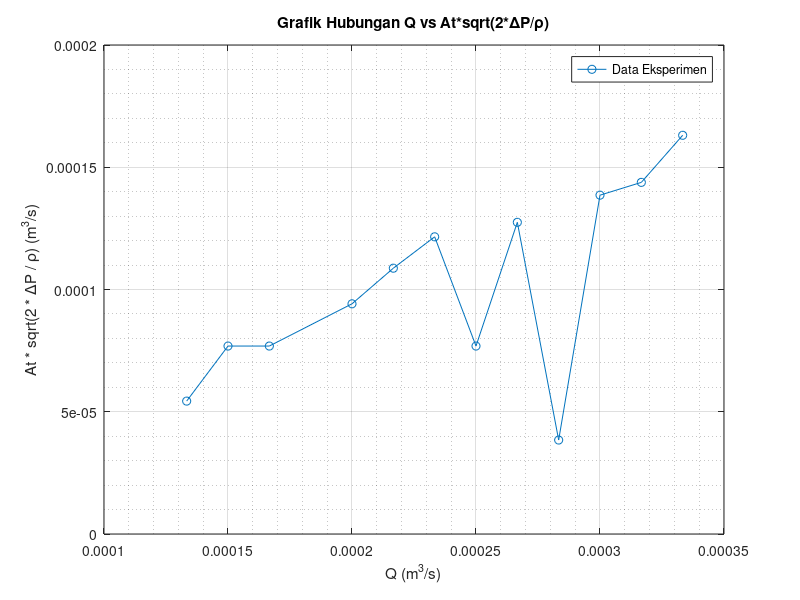
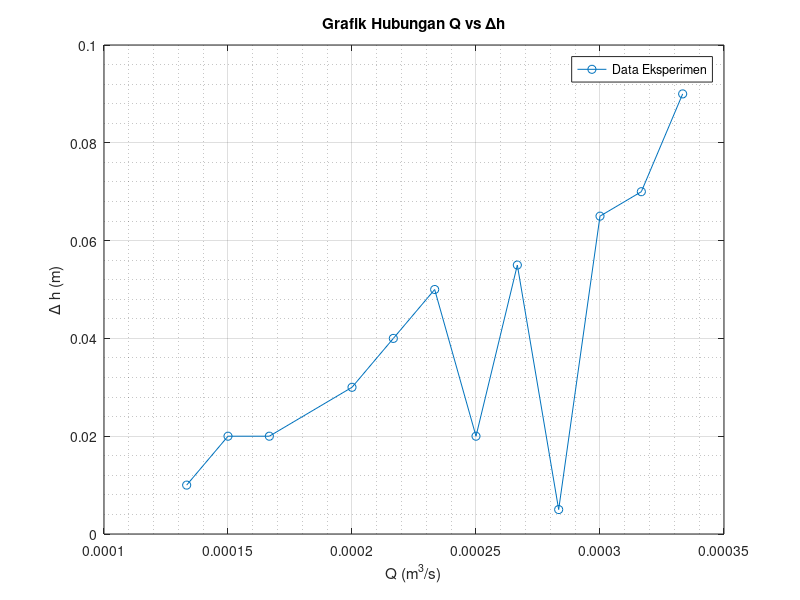
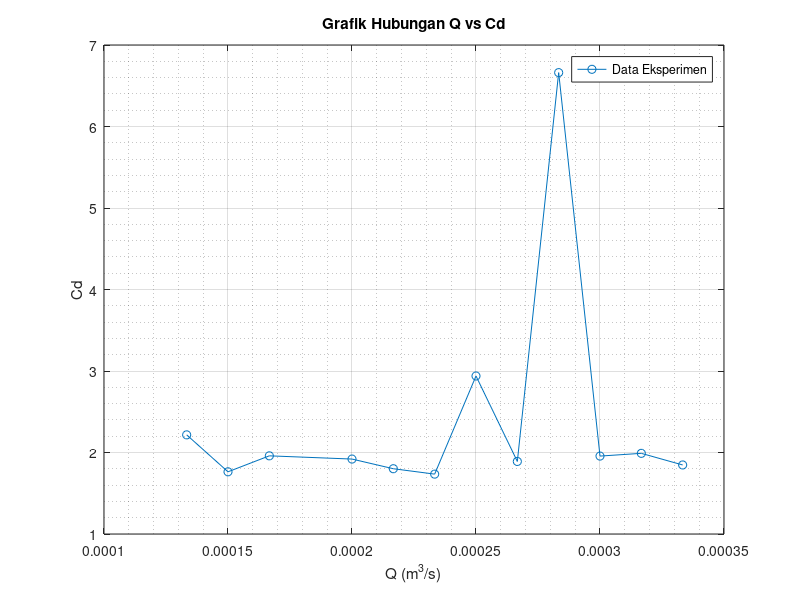

These charts were generated, in order, by the following MATLAB code:
% <<<<<<< HEAD
# Modul 1 - Venturi Meter
# define
g = 9.81;
nu = 896.6 * 10 ^-6;
k = 1:12;
rho = 1000;
Q_LPM = [8 9 10 12 13 14 15 16 17 18 19 20];
Q = Q_LPM .* 10^-3 ./ 60;
# Q2 = Q_LPM / 60;
h1_cm = [3.5 4 5 6.5 7.5 8.5 9 13.5 14 15 16 17];
h2_cm = [2.5 2 3 3.5 3.5 3.5 7 8 13.5 8.5 9 8];
beda_h_cm = h1_cm - h2_cm;
beda_h = beda_h_cm ./ 100;
Dt_mm = 12.5;
D0_mm = 19.1;
Dt = Dt_mm ./ 1000;
D0 = D0_mm ./ 1000;
At = (pi/4) * Dt ^2;
rasio_dt_d0 = Dt / D0;
Cd = (Q ./ (At .* sqrt(2 * g .* beda_h))) .* (sqrt(1 - rasio_dt_d0 .^4));
V = Q ./ At;
Re = rho .* V .* Dt ./ nu;
AtsqrtdeltaPperrho = At .* sqrt(2 .* (rho * g .* beda_h) ./ rho);

# Display tabel
# Header
fprintf('=======================================================================================================\n');
fprintf('No. \t Q (m³/s) \t Cd \t\t V (m/s) \t Re \t\t Δh (m) \t At*sqrt(..)\n');
fprintf('=======================================================================================================\n');

% Loop ini bekerja sama baiknya untuk vektor baris maupun kolom
for i = 1:length(k)
    fprintf('%-3d \t %-12.2e \t %-7.3f \t %-7.3f \t %-12.2f \t %-7.3f \t %-12.2e\n', ...
            k(i), Q(i), Cd(i), V(i), Re(i), beda_h(i), AtsqrtdeltaPperrho(i));
end
fprintf('=======================================================================================================\n');

# plotting
figure; % Membuat window figure baru
plot(Q, AtsqrtdeltaPperrho, 'o-'); % Plot dengan marker 'o' dan garis '-'
title('Grafik Hubungan Q vs At*sqrt(2*\DeltaP/\rho)');
xlabel('Q (m^3/s)');
ylabel('At * sqrt(2 * \DeltaP / \rho) (m^3/s)');
grid on; % Menampilkan grid
grid minor on; % Menampilkan grid kecil
legend('Data Eksperimen');

figure; % Membuat window figure baru
plot(Q, beda_h, 'o-'); % Plot dengan marker 'o' dan garis '-'
title('Grafik Hubungan Q vs Δh');
xlabel('Q (m^3/s)');
ylabel('\Delta h (m)');
grid on; % Menampilkan grid
grid minor on; % Menampilkan grid kecil
legend('Data Eksperimen');

figure; % Membuat window figure baru
plot(Q, Cd, 'o-'); % Plot dengan marker 'o' dan garis '-'
title('Grafik Hubungan Q vs Cd');
xlabel('Q (m^3/s)');
ylabel('Cd');
grid on; % Menampilkan grid
grid minor on; % Menampilkan grid kecil
legend('Data Eksperimen');


grid on; % Menampilkan grid
grid minor on; % Menampilkan grid kecil
legend('Data Eksperimen');

# Membuat tabel sebagai gambar
% 1. Siapkan data dalam bentuk cell array
kolom_header = {'No.', 'Q (m³/s)', 'Cd', 'V (m/s)', 'Re', 'Δh (m)', 'At*sqrt(..)'};
numeric_data = [k', Q', Cd', V', Re', beda_h', AtsqrtdeltaPperrho'];

% Ubah data menjadi cell array untuk format kustom
data_tabel_cell = num2cell(numeric_data);

% Format kolom 'Re' (kolom ke-5) secara manual menjadi string tanpa desimal
for i = 1:length(Re)
    data_tabel_cell{i, 5} = sprintf('%.0f', Re(i));
end

% 2. Buat figure baru untuk tabel
figure;
set(gcf, 'Position', [100, 100, 850, 350]); % Atur ukuran window figure [x, y, lebar, tinggi]
t = uitable('Data', data_tabel_cell,...
            'ColumnName', kolom_header,...
            'ColumnFormat', {'numeric', 'shortE', 'numeric', 'numeric', 'char', 'numeric', 'shortE'},... % Ubah format kolom Re menjadi 'char'
            'ColumnWidth', {30, 80, 50, 70, 100, 70, 80},...
            'RowName',[],...
            'Position',[20 20 810 310]); % Atur posisi tabel dalam figure